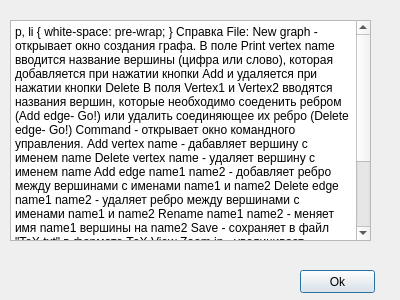
<?xml version="1.0" encoding="UTF-8"?>
<ui version="4.0">
 <class>Help</class>
 <widget class="QDialog" name="Help">
  <property name="geometry">
   <rect>
    <x>0</x>
    <y>0</y>
    <width>400</width>
    <height>300</height>
   </rect>
  </property>
  <property name="windowTitle">
   <string>Dialog</string>
  </property>
  <widget class="QTextBrowser" name="textBrowser">
   <property name="geometry">
    <rect>
     <x>10</x>
     <y>20</y>
     <width>361</width>
     <height>221</height>
    </rect>
   </property>
   <property name="html">
    <string>&lt;!DOCTYPE HTML PUBLIC &quot;-//W3C//DTD HTML 4.0//EN&quot; &quot;http://www.w3.org/TR/REC-html40/strict.dtd&quot;&gt;
&lt;html&gt;&lt;head&gt;&lt;meta name=&quot;qrichtext&quot; content=&quot;1&quot; /&gt;&lt;style type=&quot;text/css&quot;&gt;
p, li { white-space: pre-wrap; }
&lt;/style&gt;&lt;/head&gt;&lt;body style=&quot; font-family:'MS Shell Dlg 2'; font-size:8.25pt; font-weight:400; font-style:normal;&quot;&gt;
&lt;p align=&quot;center&quot; style=&quot; margin-top:0px; margin-bottom:0px; margin-left:0px; margin-right:0px; -qt-block-indent:0; text-indent:0px;&quot;&gt;&lt;span style=&quot; font-size:14pt; font-style:italic;&quot;&gt;Справка&lt;/span&gt;&lt;/p&gt;
&lt;p style=&quot; margin-top:0px; margin-bottom:0px; margin-left:0px; margin-right:0px; -qt-block-indent:0; text-indent:0px;&quot;&gt;&lt;span style=&quot; font-size:12pt; font-weight:600;&quot;&gt;File:&lt;/span&gt;&lt;/p&gt;
&lt;p style=&quot; margin-top:0px; margin-bottom:0px; margin-left:0px; margin-right:0px; -qt-block-indent:0; text-indent:0px;&quot;&gt;&lt;span style=&quot; font-size:10pt; font-weight:600;&quot;&gt;New graph&lt;/span&gt;&lt;span style=&quot; font-size:10pt;&quot;&gt; - открывает окно создания графа.&lt;/span&gt;&lt;/p&gt;
&lt;p style=&quot; margin-top:0px; margin-bottom:0px; margin-left:0px; margin-right:0px; -qt-block-indent:0; text-indent:0px;&quot;&gt;&lt;span style=&quot; font-size:10pt;&quot;&gt; В поле&lt;/span&gt;&lt;span style=&quot; font-size:10pt; font-style:italic;&quot;&gt; Print vertex name&lt;/span&gt;&lt;span style=&quot; font-size:10pt;&quot;&gt; вводится название вершины (цифра или слово), которая добавляется при нажатии кнопки&lt;/span&gt;&lt;span style=&quot; font-size:10pt; font-style:italic;&quot;&gt; Add&lt;/span&gt;&lt;span style=&quot; font-size:10pt;&quot;&gt;  и удаляется при нажатии кнопки &lt;/span&gt;&lt;span style=&quot; font-size:10pt; font-style:italic;&quot;&gt;Delete&lt;/span&gt;&lt;/p&gt;
&lt;p style=&quot; margin-top:0px; margin-bottom:0px; margin-left:0px; margin-right:0px; -qt-block-indent:0; text-indent:0px;&quot;&gt;&lt;span style=&quot; font-size:10pt;&quot;&gt;В поля &lt;/span&gt;&lt;span style=&quot; font-size:10pt; font-style:italic;&quot;&gt;Vertex1&lt;/span&gt;&lt;span style=&quot; font-size:10pt;&quot;&gt; и&lt;/span&gt;&lt;span style=&quot; font-size:10pt; font-style:italic;&quot;&gt; Vertex2&lt;/span&gt;&lt;span style=&quot; font-size:10pt;&quot;&gt; вводятся названия вершин, которые необходимо соеденить ребром &lt;/span&gt;&lt;span style=&quot; font-size:10pt; font-style:italic;&quot;&gt;(Add edge-&amp;gt;Go!)&lt;/span&gt;&lt;span style=&quot; font-size:10pt;&quot;&gt; или удалить соединяющее их ребро &lt;/span&gt;&lt;span style=&quot; font-size:10pt; font-style:italic;&quot;&gt;(Delete edge-&amp;gt;Go!)&lt;/span&gt;&lt;/p&gt;
&lt;p style=&quot; margin-top:0px; margin-bottom:0px; margin-left:0px; margin-right:0px; -qt-block-indent:0; text-indent:0px;&quot;&gt;&lt;span style=&quot; font-size:10pt; font-weight:600;&quot;&gt;Command - &lt;/span&gt;&lt;span style=&quot; font-size:10pt;&quot;&gt;открывает окно командного управления. &lt;/span&gt;&lt;/p&gt;
&lt;p style=&quot; margin-top:0px; margin-bottom:0px; margin-left:0px; margin-right:0px; -qt-block-indent:0; text-indent:0px;&quot;&gt;&lt;span style=&quot; font-size:10pt; font-style:italic;&quot;&gt;Add vertex name &lt;/span&gt;&lt;span style=&quot; font-size:10pt;&quot;&gt;- дабавляет вершину с именем name&lt;/span&gt;&lt;/p&gt;
&lt;p style=&quot; margin-top:0px; margin-bottom:0px; margin-left:0px; margin-right:0px; -qt-block-indent:0; text-indent:0px;&quot;&gt;&lt;span style=&quot; font-size:10pt; font-style:italic;&quot;&gt;Delete vertex name&lt;/span&gt;&lt;span style=&quot; font-size:10pt;&quot;&gt; - удаляет вершину с именем name&lt;/span&gt;&lt;/p&gt;
&lt;p style=&quot; margin-top:0px; margin-bottom:0px; margin-left:0px; margin-right:0px; -qt-block-indent:0; text-indent:0px;&quot;&gt;&lt;span style=&quot; font-size:10pt; font-style:italic;&quot;&gt;Add edge name1 name2&lt;/span&gt;&lt;span style=&quot; font-size:10pt;&quot;&gt; - добавляет ребро между вершинами с именами name1 и name2&lt;/span&gt;&lt;/p&gt;
&lt;p style=&quot; margin-top:0px; margin-bottom:0px; margin-left:0px; margin-right:0px; -qt-block-indent:0; text-indent:0px;&quot;&gt;&lt;span style=&quot; font-size:10pt; font-style:italic;&quot;&gt;Delete edge name1 name2&lt;/span&gt;&lt;span style=&quot; font-size:10pt;&quot;&gt; - удаляет ребро между вершинами с именами name1 и name2&lt;/span&gt;&lt;/p&gt;
&lt;p style=&quot; margin-top:0px; margin-bottom:0px; margin-left:0px; margin-right:0px; -qt-block-indent:0; text-indent:0px;&quot;&gt;&lt;span style=&quot; font-size:10pt; font-style:italic;&quot;&gt;Rename name1 name2 &lt;/span&gt;&lt;span style=&quot; font-size:10pt;&quot;&gt;- меняет имя name1 вершины на name2&lt;/span&gt;&lt;/p&gt;
&lt;p style=&quot; margin-top:0px; margin-bottom:0px; margin-left:0px; margin-right:0px; -qt-block-indent:0; text-indent:0px;&quot;&gt;&lt;span style=&quot; font-size:10pt; font-style:italic;&quot;&gt;Save&lt;/span&gt;&lt;span style=&quot; font-size:10pt;&quot;&gt; - сохраняет в файл &amp;quot;TeX.txt&amp;quot; в  формате ТеХ&lt;/span&gt;&lt;/p&gt;
&lt;p style=&quot; margin-top:0px; margin-bottom:0px; margin-left:0px; margin-right:0px; -qt-block-indent:0; text-indent:0px;&quot;&gt;&lt;span style=&quot; font-size:12pt; font-weight:600;&quot;&gt;View&lt;/span&gt;&lt;/p&gt;
&lt;p style=&quot; margin-top:0px; margin-bottom:0px; margin-left:0px; margin-right:0px; -qt-block-indent:0; text-indent:0px;&quot;&gt;&lt;span style=&quot; font-size:10pt; font-style:italic;&quot;&gt;Zoom in - &lt;/span&gt;&lt;span style=&quot; font-size:10pt;&quot;&gt;увеличивает изображение&lt;/span&gt;&lt;/p&gt;
&lt;p style=&quot; margin-top:0px; margin-bottom:0px; margin-left:0px; margin-right:0px; -qt-block-indent:0; text-indent:0px;&quot;&gt;&lt;span style=&quot; font-size:10pt; font-style:italic;&quot;&gt;Zoom out - &lt;/span&gt;&lt;span style=&quot; font-size:10pt;&quot;&gt;уменьшает изображение&lt;/span&gt;&lt;/p&gt;
&lt;p style=&quot; margin-top:0px; margin-bottom:0px; margin-left:0px; margin-right:0px; -qt-block-indent:0; text-indent:0px;&quot;&gt;&lt;span style=&quot; font-size:12pt; font-weight:600;&quot;&gt;Design&lt;/span&gt;&lt;/p&gt;
&lt;p style=&quot; margin-top:0px; margin-bottom:0px; margin-left:0px; margin-right:0px; -qt-block-indent:0; text-indent:0px;&quot;&gt;&lt;span style=&quot; font-size:10pt; font-style:italic;&quot;&gt;Vertex - &lt;/span&gt;&lt;span style=&quot; font-size:10pt;&quot;&gt;добавляет вершину. По умолчанию имена вершин заданы цифрами. Чтобы выделить несколько вершин, необходимо зажать кнопку &lt;/span&gt;&lt;span style=&quot; font-size:10pt; font-style:italic;&quot;&gt;ctrl&lt;/span&gt;&lt;span style=&quot; font-size:10pt;&quot;&gt;, чтобы выделить все вершины одновременно необходимо зажать &lt;/span&gt;&lt;span style=&quot; font-size:10pt; font-style:italic;&quot;&gt;ctrl+A&lt;/span&gt;&lt;/p&gt;
&lt;p style=&quot; margin-top:0px; margin-bottom:0px; margin-left:0px; margin-right:0px; -qt-block-indent:0; text-indent:0px;&quot;&gt;&lt;span style=&quot; font-size:10pt; font-style:italic;&quot;&gt;Edge&lt;/span&gt;&lt;span style=&quot; font-size:10pt;&quot;&gt; - добавляет ребро между двумя выделенными вершинами&lt;/span&gt;&lt;/p&gt;
&lt;p style=&quot; margin-top:0px; margin-bottom:0px; margin-left:0px; margin-right:0px; -qt-block-indent:0; text-indent:0px;&quot;&gt;&lt;span style=&quot; font-size:10pt; font-style:italic;&quot;&gt;Clear all&lt;/span&gt;&lt;span style=&quot; font-size:10pt;&quot;&gt; - очищает окно&lt;/span&gt;&lt;/p&gt;
&lt;p style=&quot;-qt-paragraph-type:empty; margin-top:0px; margin-bottom:0px; margin-left:0px; margin-right:0px; -qt-block-indent:0; text-indent:0px; font-size:10pt;&quot;&gt;&lt;br /&gt;&lt;/p&gt;&lt;/body&gt;&lt;/html&gt;</string>
   </property>
  </widget>
  <widget class="QPushButton" name="pushButton">
   <property name="geometry">
    <rect>
     <x>300</x>
     <y>270</y>
     <width>75</width>
     <height>23</height>
    </rect>
   </property>
   <property name="text">
    <string>Ok</string>
   </property>
  </widget>
 </widget>
 <resources/>
 <connections>
  <connection>
   <sender>pushButton</sender>
   <signal>clicked()</signal>
   <receiver>Help</receiver>
   <slot>accept()</slot>
   <hints>
    <hint type="sourcelabel">
     <x>337</x>
     <y>281</y>
    </hint>
    <hint type="destinationlabel">
     <x>199</x>
     <y>149</y>
    </hint>
   </hints>
  </connection>
 </connections>
</ui>
